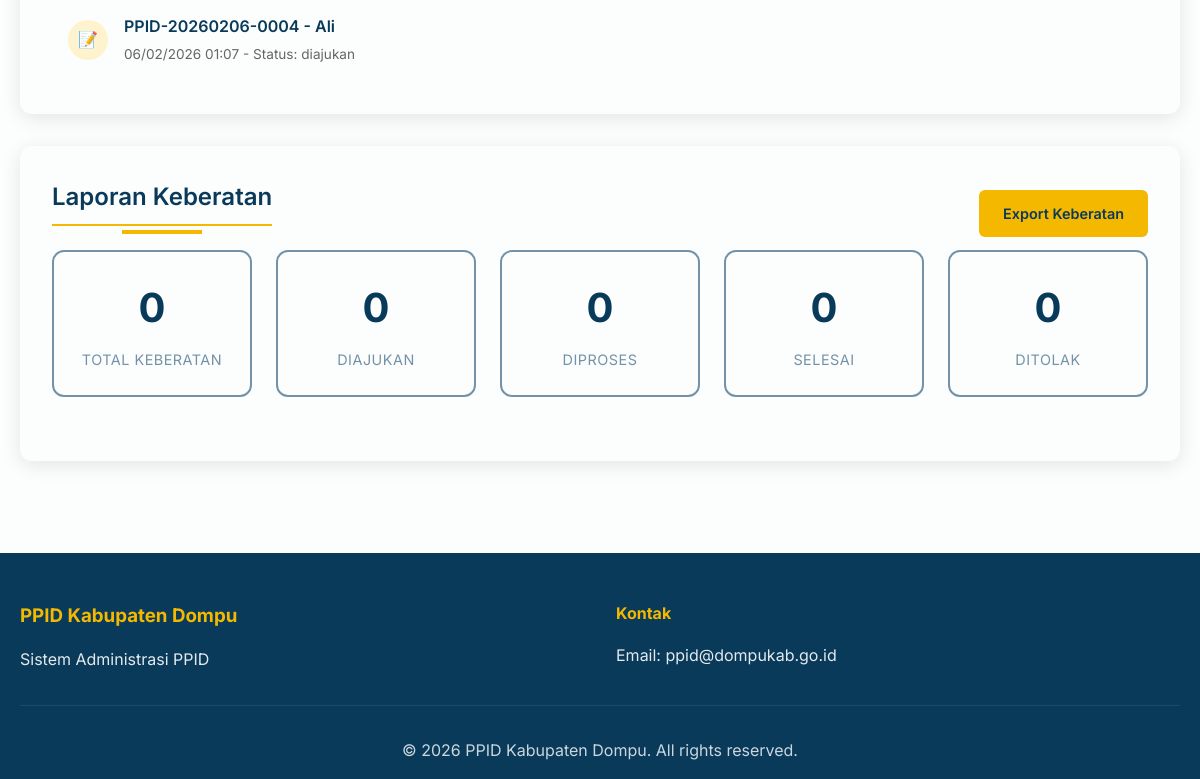
The page /admin/laporan.php (signed in, lower part) on the database as committed earlier.
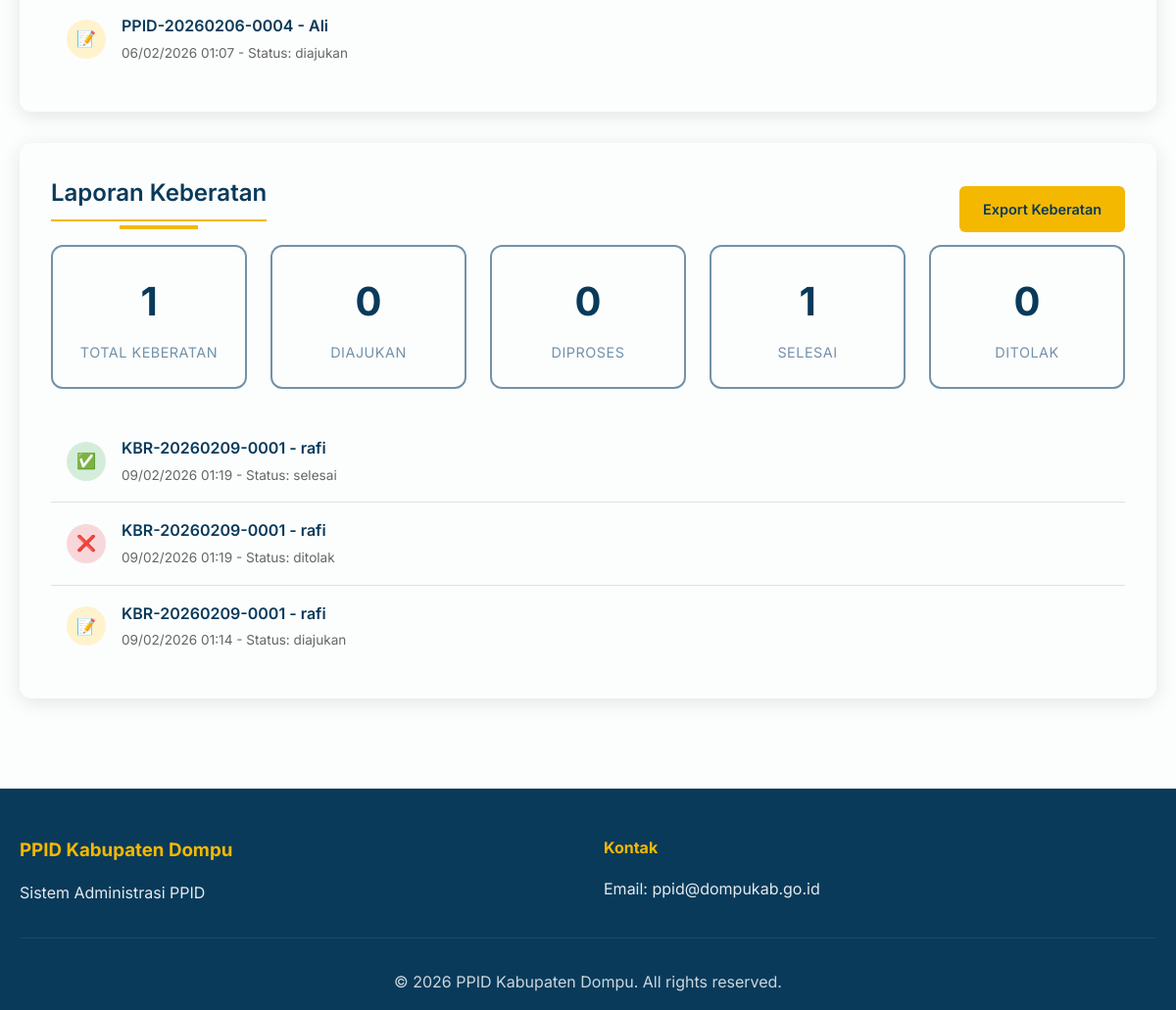
The same page on the database as committed later.
### tables this page shows
CREATE TABLE `log_status_permohonan` (
  `id` int(11) NOT NULL,
  `permohonan_id` int(11) NOT NULL,
  `status_lama` varchar(30) DEFAULT NULL,
  `status_baru` varchar(30) NOT NULL,
  `diubah_oleh` int(11) DEFAULT NULL,
  `waktu` timestamp NOT NULL DEFAULT current_timestamp()
);

CREATE TABLE `permohonan_informasi` (
  `id` int(11) NOT NULL,
  `nomor_registrasi` varchar(50) NOT NULL,
  `nama_pemohon` varchar(150) NOT NULL,
  `email` varchar(100) NOT NULL,
  `no_hp` varchar(20) DEFAULT NULL,
  `alamat` text DEFAULT NULL,
  `informasi_diminta` text NOT NULL,
  `tujuan_penggunaan` text DEFAULT NULL,
  `cara_memperoleh` enum('melihat','salinan','softcopy') NOT NULL,
  `status` enum('diajukan','diproses','ditolak','selesai') DEFAULT 'diajukan',
  `created_at` timestamp NOT NULL DEFAULT current_timestamp()
);

CREATE TABLE `log_status_keberatan` (
  `id` int(11) NOT NULL,
  `keberatan_id` int(11) NOT NULL,
  `status_lama` varchar(30) DEFAULT NULL,
  `status_baru` varchar(30) NOT NULL,
  `diubah_oleh` int(11) DEFAULT NULL,
  `waktu` timestamp NOT NULL DEFAULT current_timestamp()
);

CREATE TABLE `keberatan` (
  `id` int(11) NOT NULL,
  `nomor_registrasi` varchar(50) NOT NULL,
  `nama_lengkap` varchar(150) NOT NULL,
  `identitas` varchar(50) NOT NULL,
  `no_identitas` varchar(100) NOT NULL,
  `scan_identitas` varchar(255) NOT NULL,
  `informasi_diminta` text NOT NULL,
  `alasan_pengajuan` text NOT NULL,
  `keterangan_tambahan` text DEFAULT NULL,
  `status` enum('diajukan','diproses','selesai','ditolak') DEFAULT 'diajukan',
  `putusan` text DEFAULT NULL,
  `tanggal_pengajuan` timestamp NOT NULL DEFAULT current_timestamp(),
  `tanggal_putusan` timestamp NULL DEFAULT NULL
);

### admin/laporan.php (the view, shortened to what the changed rows need)
<?php
require_once '../includes/keberatan_service.php';
$stmt = $conn->prepare("
    SELECT
        DATE_FORMAT(created_at, '%Y-%m') as month,
        COUNT(*) as total,
        SUM(CASE WHEN status = 'selesai' THEN 1 ELSE 0 END) as selesai,
        SUM(CASE WHEN status = 'ditolak' THEN 1 ELSE 0 END) as ditolak,
        SUM(CASE WHEN status IN ('diajukan', 'diproses') THEN 1 ELSE 0 END) as pending
    FROM permohonan_informasi
    WHERE created_at >= DATE_SUB(CURRENT_DATE, INTERVAL 12 MONTH)
    GROUP BY DATE_FORMAT(created_at, '%Y-%m')
    ORDER BY month DESC
");
$stmt->execute();
$result = $stmt->get_result();
$recentActivity = [];
$stmt = $conn->prepare("
    SELECT pi.*, ls.status_baru, ls.waktu as status_waktu
    FROM permohonan_informasi pi
    LEFT JOIN log_status_permohonan ls ON pi.id = ls.permohonan_id
    ORDER BY COALESCE(ls.waktu, pi.created_at) DESC
    LIMIT 10
");
$stmt->execute();
$result = $stmt->get_result();
while ($row = $result->fetch_assoc()) {
    $recentActivity[] = $row;
}
$keberatanStats = [
    'total' => 0,
    'diajukan' => 0,
    'diproses' => 0,
    'selesai' => 0,
    'ditolak' => 0
];
$stmt = $conn->prepare("SELECT status, COUNT(*) as count FROM keberatan GROUP BY status");
$stmt->execute();
$result = $stmt->get_result();
while ($row = $result->fetch_assoc()) {
    $keberatanStats[$row['status']] = $row['count'];
    $keberatanStats['total'] += $row['count'];
}
$keberatanRecent = [];
$stmt = $conn->prepare("
    SELECT k.*, lk.status_baru, lk.waktu as status_waktu
    FROM keberatan k
    LEFT JOIN log_status_keberatan lk ON k.id = lk.keberatan_id
    ORDER BY COALESCE(lk.waktu, k.tanggal_pengajuan) DESC
    LIMIT 10
");
$stmt->execute();
$result = $stmt->get_result();
while ($row = $result->fetch_assoc()) {
    $keberatanRecent[] = $row;
}
?>
<!DOCTYPE html>
<html lang="id">
<head>
    <link rel="stylesheet" href="../css/style.css">
</head>
<body class="admin-body admin-laporan">
    <main class="admin-page">
        <div class="section-card">
            <div class="activity-list">
                <?php foreach ($recentActivity as $activity): ?>
                    <div class="activity-item">
                        <div class="activity-icon <?php echo $activity['status_baru'] ?: 'diajukan'; ?>">
                            <?php
                            $statusIcons = [
                                'diajukan' => '📝',
                                'diproses' => '⚙️',
                                'selesai' => '✅',
                                'ditolak' => '❌'
                            ];
                            echo $statusIcons[$activity['status_baru']] ?? '📝';
                            ?>
                        </div>
                        <div class="activity-content">
                            <div class="activity-title">
                                <?php echo htmlspecialchars($activity['nomor_registrasi']); ?> -
                                <?php echo htmlspecialchars($activity['nama_pemohon']); ?>
                            </div>
                            <div class="activity-time">
                                <?php
                                $time = $activity['status_waktu'] ?: $activity['created_at'];
                                echo date('d/m/Y H:i', strtotime($time));
                                ?> -
                                Status: <?php echo htmlspecialchars($activity['status_baru'] ?: 'Diajukan'); ?>
                            </div>
                        </div>
                    </div>
                <?php endforeach; ?>
            </div>
        </div>
        <div class="section-card">
            <div class="section-header">
                <h2 class="section-title">Laporan Keberatan</h2>
            </div>
            <div class="stats-grid">
                <div class="stat-card">
                    <div class="stat-number"><?php echo $keberatanStats['total']; ?></div>
                    <div class="stat-label">Total Keberatan</div>
                </div>
                <div class="stat-card">
                    <div class="stat-number"><?php echo $keberatanStats['selesai']; ?></div>
                    <div class="stat-label">Selesai</div>
                </div>
            </div>
            <div class="activity-list">
                <?php foreach ($keberatanRecent as $activity): ?>
                    <div class="activity-item">
                        <div class="activity-icon <?php echo $activity['status_baru'] ?: 'diajukan'; ?>">
                            <?php
                            $statusIcons = [
                                'diajukan' => '📝',
                                'diproses' => '⚙️',
                                'selesai' => '✅',
                                'ditolak' => '❌'
                            ];
                            echo $statusIcons[$activity['status_baru']] ?? '📝';
                            ?>
                        </div>
                        <div class="activity-content">
                            <div class="activity-title">
                                <?php echo htmlspecialchars($activity['nomor_registrasi']); ?> -
                                <?php echo htmlspecialchars($activity['nama_lengkap']); ?>
                            </div>
                            <div class="activity-time">
                                <?php
                                $time = $activity['status_waktu'] ?: $activity['tanggal_pengajuan'];
                                echo date('d/m/Y H:i', strtotime($time));
                                ?> -
                                Status: <?php echo htmlspecialchars($activity['status_baru'] ?: 'Diajukan'); ?>
                            </div>
                        </div>
                    </div>
                <?php endforeach; ?>
            </div>
        </div>
    </main>
</body>
</html>

Rows that differ between the two databases and show on the page:
added log_status_keberatan: status_baru "✅", keberatan.nomor_registrasi "KBR-20260209-0001", keberatan.nama_lengkap "rafi", waktu "09/02/2026 01:19", status_baru "selesai"
added log_status_keberatan: status_baru "❌", keberatan.nomor_registrasi "KBR-20260209-0001", keberatan.nama_lengkap "rafi", waktu "09/02/2026 01:19", status_baru "ditolak"
added log_status_keberatan: status_baru "📝", keberatan.nomor_registrasi "KBR-20260209-0001", keberatan.nama_lengkap "rafi", waktu "09/02/2026 01:14", status_baru "diajukan"
Other text that changed with them:
$keberatanStats['total']: "0" → "1"
$keberatanStats['selesai']: "0" → "1"
